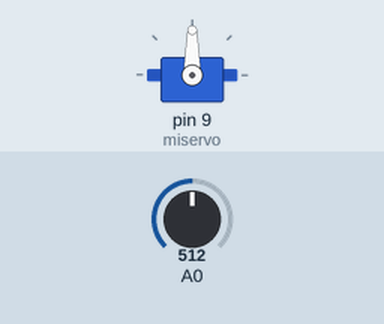
Simulated run of this sketch. Board: Arduino Uno, built with avr-gcc and run on an emulated ATmega328P. On the bench: servo. Inputs (shaded band) come from the test bench; at power-on: A0 = 512.

Above: at 1.2 s.
1.3 s: A0 set to 716
At 2.3 s:
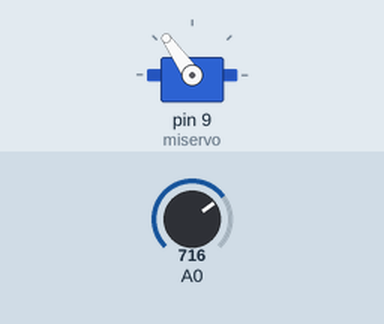
2.8 s: A0 set to 900
At 3.5 s:
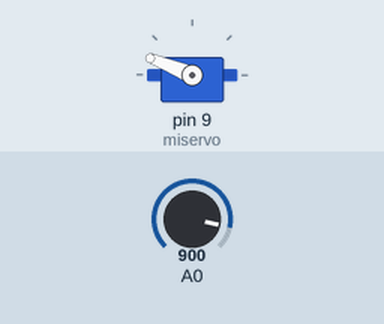
4.3 s: A0 set to 1023
At 4.6 s:
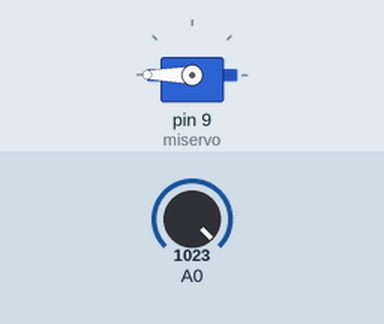
5.8 s: A0 set to 306
At 7.0 s:
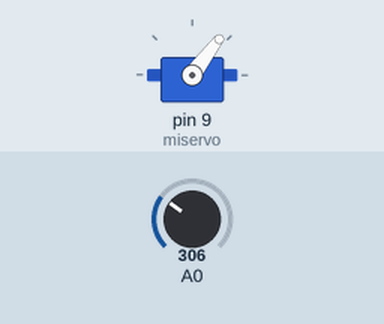
7.3 s: A0 set to 122
At 8.1 s:
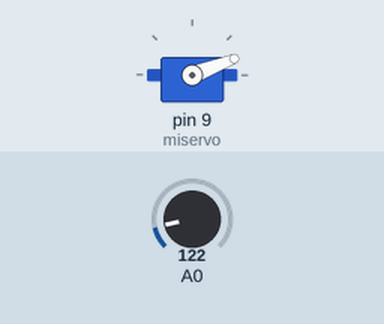
Timing chart, 0 to 9.8 s (numbered marks = the images above; inputs shaded):
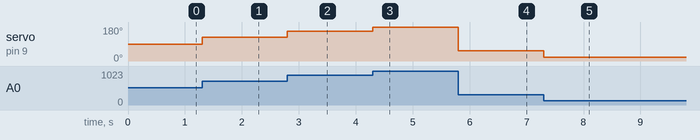

The sketch:

servo_simple.ino
```cpp
#include <Servo.h>

Servo miservo;

void setup() {
  // put your setup code here, to run once:
  pinMode(A0,INPUT);
  miservo.attach(9);
}

void loop() {
  // put your main code here, to run repeatedly:
  int val = analogRead(A0);
  int ang = map(val,0,1023,0,180);
  miservo.write(ang);

}
```

Measured:
- after the input at 1.3 s, servo on pin 9 (miservo): 90° → 125° at once
- after the input at 2.8 s, servo on pin 9 (miservo): 125° → 158° at once
- after the input at 4.3 s, servo on pin 9 (miservo): 158° → 180° at once
- after the input at 5.8 s, servo on pin 9 (miservo): 180° → 53° at once
- after the input at 7.3 s, servo on pin 9 (miservo): 53° → 21° at once
